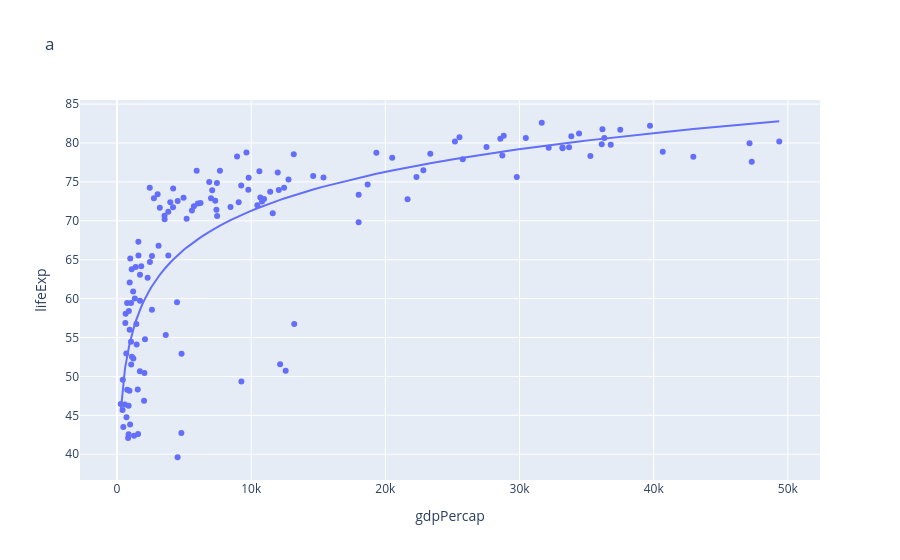

Here is the notebook cell this chart was saved with:
### Code cell
df = px.data.gapminder(year = 2007)
fig = px.scatter(df, x='gdpPercap', y='lifeExp',
                 trendline='ols', trendline_options = dict(log_x=True),
                 title='a')
fig.show()

### Figure 1 — Plotly figure (JSON) as saved in the notebook; plotly's stock layout.template omitted (floating-point values rounded to 4 significant figures; data arrays with more than 128 entries replaced by an {"elided": "..."} marker saying what was removed)
{"data": [{"hovertemplate": "gdpPercap=%{x}<br>lifeExp=%{y}<extra></extra>", "legendgroup": "", "marker": {"color": "#636efa", "symbol": "circle"}, "mode": "markers", "name": "", "orientation": "v", "showlegend": false, "type": "scatter", "x": {"elided": "142 float values"}, "xaxis": "x", "y": {"elided": "142 float values"}, "yaxis": "y"}, {"hovertemplate": "<b>OLS trendline</b><br>lifeExp = 16.5851 * log10(gdpPercap) + 4.94961<br>R<sup>2</sup>=0.654449<br><br>gdpPercap=%{x}<br>lifeExp=%{y} <b>(trend)</b><extra></extra>", "legendgroup": "", "marker": {"color": "#636efa", "symbol": "circle"}, "mode": "lines", "name": "", "showlegend": false, "type": "scatter", "x": {"elided": "142 float values"}, "xaxis": "x", "y": {"elided": "142 float values"}, "yaxis": "y"}], "layout": {"legend": {"tracegroupgap": 0}, "title": {"text": "a"}, "xaxis": {"anchor": "y", "domain": [0, 1], "title": {"text": "gdpPercap"}}, "yaxis": {"anchor": "x", "domain": [0, 1], "title": {"text": "lifeExp"}}}}
